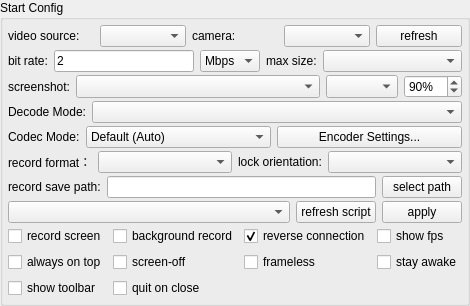
       <widget class="QGroupBox" name="configGroupBox">
        <property name="sizePolicy">
         <sizepolicy hsizetype="Preferred" vsizetype="Preferred">
          <horstretch>0</horstretch>
          <verstretch>0</verstretch>
         </sizepolicy>
        </property>
        <property name="title">
         <string>Start Config</string>
        </property>
        <layout class="QVBoxLayout" name="verticalLayout_3">
         <property name="spacing">
          <number>3</number>
         </property>
         <property name="leftMargin">
          <number>5</number>
         </property>
         <property name="topMargin">
          <number>5</number>
         </property>
         <property name="rightMargin">
          <number>5</number>
         </property>
         <property name="bottomMargin">
          <number>5</number>
         </property>
         <item>
          <widget class="QWidget" name="videoSourceWidget" native="true">
           <layout class="QHBoxLayout" name="videoSourceLayout">
            <property name="leftMargin">
             <number>0</number>
            </property>
            <property name="topMargin">
             <number>0</number>
            </property>
            <property name="rightMargin">
             <number>0</number>
            </property>
            <property name="bottomMargin">
             <number>0</number>
            </property>
            <item>
             <widget class="QLabel" name="videoSourceLabel">
              <property name="text">
               <string>video source:</string>
              </property>
             </widget>
            </item>
            <item>
             <widget class="QComboBox" name="videoSourceBox"/>
            </item>
            <item>
             <widget class="QLabel" name="cameraFacingLabel">
              <property name="text">
               <string>camera:</string>
              </property>
             </widget>
            </item>
            <item>
             <widget class="QComboBox" name="cameraFacingBox"/>
            </item>
            <item>
             <widget class="QPushButton" name="refreshCameraBtn">
              <property name="text">
               <string>refresh</string>
              </property>
             </widget>
            </item>
           </layout>
          </widget>
         </item>
         <item>
          <widget class="QWidget" name="configWidget1" native="true">
           <property name="sizePolicy">
            <sizepolicy hsizetype="Preferred" vsizetype="Preferred">
             <horstretch>0</horstretch>
             <verstretch>0</verstretch>
            </sizepolicy>
           </property>
           <layout class="QHBoxLayout" name="horizontalLayout_5">
            <property name="leftMargin">
             <number>0</number>
            </property>
            <property name="topMargin">
             <number>0</number>
            </property>
            <property name="rightMargin">
             <number>0</number>
            </property>
            <property name="bottomMargin">
             <number>0</number>
            </property>
            <item>
             <widget class="QLabel" name="label_3">
              <property name="sizePolicy">
               <sizepolicy hsizetype="Maximum" vsizetype="Preferred">
                <horstretch>0</horstretch>
                <verstretch>0</verstretch>
               </sizepolicy>
              </property>
              <property name="text">
               <string>bit rate:</string>
              </property>
             </widget>
            </item>
            <item>
             <widget class="QLineEdit" name="bitRateEdit">
              <property name="sizePolicy">
               <sizepolicy hsizetype="Preferred" vsizetype="Preferred">
                <horstretch>0</horstretch>
                <verstretch>0</verstretch>
               </sizepolicy>
              </property>
              <property name="text">
               <string notr="true">2</string>
              </property>
             </widget>
            </item>
            <item>
             <widget class="QComboBox" name="bitRateBox">
              <property name="sizePolicy">
               <sizepolicy hsizetype="Maximum" vsizetype="Preferred">
                <horstretch>0</horstretch>
                <verstretch>0</verstretch>
               </sizepolicy>
              </property>
              <property name="toolTip">
               <string/>
              </property>
              <property name="currentText">
               <string notr="true">Mbps</string>
              </property>
              <item>
               <property name="text">
                <string notr="true">Mbps</string>
               </property>
              </item>
              <item>
               <property name="text">
                <string notr="true">Kbps</string>
               </property>
              </item>
             </widget>
            </item>
            <item>
             <widget class="QLabel" name="label_4">
              <property name="sizePolicy">
               <sizepolicy hsizetype="Maximum" vsizetype="Preferred">
                <horstretch>0</horstretch>
                <verstretch>0</verstretch>
               </sizepolicy>
              </property>
              <property name="text">
               <string>max size:</string>
              </property>
             </widget>
            </item>
            <item>
             <widget class="QComboBox" name="maxSizeBox">
              <property name="sizePolicy">
               <sizepolicy hsizetype="Preferred" vsizetype="Preferred">
                <horstretch>0</horstretch>
                <verstretch>0</verstretch>
               </sizepolicy>
              </property>
              <property name="toolTip">
               <string/>
              </property>
             </widget>
            </item>
           </layout>
          </widget>
         </item>
         <item>
          <widget class="QWidget" name="configWidgetShot" native="true">
           <property name="sizePolicy">
            <sizepolicy hsizetype="Preferred" vsizetype="Preferred">
             <horstretch>0</horstretch>
             <verstretch>0</verstretch>
            </sizepolicy>
           </property>
           <layout class="QHBoxLayout" name="horizontalLayout_shot">
            <property name="leftMargin">
             <number>0</number>
            </property>
            <property name="topMargin">
             <number>0</number>
            </property>
            <property name="rightMargin">
             <number>0</number>
            </property>
            <property name="bottomMargin">
             <number>0</number>
            </property>
            <item>
             <widget class="QLabel" name="label_screenshot">
              <property name="sizePolicy">
               <sizepolicy hsizetype="Maximum" vsizetype="Preferred">
                <horstretch>0</horstretch>
                <verstretch>0</verstretch>
               </sizepolicy>
              </property>
              <property name="text">
               <string>screenshot:</string>
              </property>
             </widget>
            </item>
            <item>
             <widget class="QComboBox" name="shotSizeBox">
              <property name="sizePolicy">
               <sizepolicy hsizetype="Preferred" vsizetype="Preferred">
                <horstretch>0</horstretch>
                <verstretch>0</verstretch>
               </sizepolicy>
              </property>
              <property name="toolTip">
               <string>Limit the long side of the screenshot; width scales proportionally</string>
              </property>
             </widget>
            </item>
            <item>
             <widget class="QComboBox" name="shotFormatBox">
              <property name="sizePolicy">
               <sizepolicy hsizetype="Maximum" vsizetype="Preferred">
                <horstretch>0</horstretch>
                <verstretch>0</verstretch>
               </sizepolicy>
              </property>
              <property name="toolTip">
               <string>PNG is lossless; JPEG is much smaller</string>
              </property>
             </widget>
            </item>
            <item>
             <widget class="QSpinBox" name="shotQualitySpin">
              <property name="sizePolicy">
               <sizepolicy hsizetype="Maximum" vsizetype="Preferred">
                <horstretch>0</horstretch>
                <verstretch>0</verstretch>
               </sizepolicy>
              </property>
              <property name="toolTip">
               <string>JPEG quality (PNG ignores this)</string>
              </property>
              <property name="suffix">
               <string notr="true">%</string>
              </property>
              <property name="minimum">
               <number>10</number>
              </property>
              <property name="maximum">
               <number>100</number>
              </property>
              <property name="value">
               <number>90</number>
              </property>
             </widget>
            </item>
           </layout>
          </widget>
         </item>
         <item>
          <widget class="QWidget" name="configWidget6" native="true">
           <property name="sizePolicy">
            <sizepolicy hsizetype="Preferred" vsizetype="Preferred">
             <horstretch>0</horstretch>
             <verstretch>0</verstretch>
            </sizepolicy>
           </property>
           <layout class="QHBoxLayout" name="horizontalLayout_14">
            <property name="leftMargin">
             <number>0</number>
            </property>
            <property name="topMargin">
             <number>0</number>
            </property>
            <property name="rightMargin">
             <number>0</number>
            </property>
            <property name="bottomMargin">
             <number>0</number>
            </property>
            <item>
             <widget class="QLabel" name="decodeModeLabel">
              <property name="sizePolicy">
               <sizepolicy hsizetype="Maximum" vsizetype="Preferred">
                <horstretch>0</horstretch>
                <verstretch>0</verstretch>
               </sizepolicy>
              </property>
              <property name="text">
               <string>Decode Mode:</string>
              </property>
             </widget>
            </item>
            <item>
             <widget class="QComboBox" name="decodeModeBox">
              <property name="sizePolicy">
               <sizepolicy hsizetype="MinimumExpanding" vsizetype="Preferred">
                <horstretch>0</horstretch>
                <verstretch>0</verstretch>
               </sizepolicy>
              </property>
              <property name="toolTip">
               <string>FFmpeg: better compatibility; VideoToolbox: Apple Silicon only</string>
              </property>
             </widget>
            </item>
           </layout>
          </widget>
         </item>
         <item>
          <widget class="QWidget" name="configWidgetCodec" native="true">
           <property name="sizePolicy">
            <sizepolicy hsizetype="Preferred" vsizetype="Preferred">
             <horstretch>0</horstretch>
             <verstretch>0</verstretch>
            </sizepolicy>
           </property>
           <layout class="QHBoxLayout" name="horizontalLayout_codec">
            <property name="leftMargin">
             <number>0</number>
            </property>
            <property name="topMargin">
             <number>0</number>
            </property>
            <property name="rightMargin">
             <number>0</number>
            </property>
            <property name="bottomMargin">
             <number>0</number>
            </property>
            <item>
             <widget class="QLabel" name="label_codecMode">
              <property name="sizePolicy">
               <sizepolicy hsizetype="Maximum" vsizetype="Preferred">
                <horstretch>0</horstretch>
                <verstretch>0</verstretch>
               </sizepolicy>
              </property>
              <property name="text">
               <string>Codec Mode:</string>
              </property>
             </widget>
            </item>
            <item>
             <widget class="QComboBox" name="codecModeBox">
              <property name="sizePolicy">
               <sizepolicy hsizetype="Preferred" vsizetype="Preferred">
                <horstretch>0</horstretch>
                <verstretch>0</verstretch>
               </sizepolicy>
              </property>
              <property name="toolTip">
               <string>Encoder selection: Default uses system auto-select; presets enable vendor-specific tuning.</string>
              </property>
              <item>
               <property name="text">
                <string>Default (Auto)</string>
               </property>
              </item>
             </widget>
            </item>
            <item>
             <widget class="QPushButton" name="presetConfigBtn">
              <property name="toolTip">
               <string>Open encoder advanced settings: optimization levels for visual quality and performance.</string>
              </property>
              <property name="text">
               <string>Encoder Settings...</string>
              </property>
             </widget>
            </item>
           </layout>
          </widget>
         </item>
         <item>
          <widget class="QWidget" name="configWidget5" native="true">
           <property name="sizePolicy">
            <sizepolicy hsizetype="Preferred" vsizetype="Preferred">
             <horstretch>0</horstretch>
             <verstretch>0</verstretch>
            </sizepolicy>
           </property>
           <layout class="QHBoxLayout" name="horizontalLayout_7">
            <property name="leftMargin">
             <number>0</number>
            </property>
            <property name="topMargin">
             <number>0</number>
            </property>
            <property name="rightMargin">
             <number>0</number>
            </property>
            <property name="bottomMargin">
             <number>0</number>
            </property>
            <item>
             <widget class="QLabel" name="label_6">
              <property name="sizePolicy">
               <sizepolicy hsizetype="Maximum" vsizetype="Preferred">
                <horstretch>0</horstretch>
                <verstretch>0</verstretch>
               </sizepolicy>
              </property>
              <property name="text">
               <string>record format：</string>
              </property>
             </widget>
            </item>
            <item>
             <widget class="QComboBox" name="formatBox">
              <property name="sizePolicy">
               <sizepolicy hsizetype="Preferred" vsizetype="Preferred">
                <horstretch>0</horstretch>
                <verstretch>0</verstretch>
               </sizepolicy>
              </property>
             </widget>
            </item>
            <item>
             <widget class="QLabel" name="label_8">
              <property name="sizePolicy">
               <sizepolicy hsizetype="Maximum" vsizetype="Preferred">
                <horstretch>0</horstretch>
                <verstretch>0</verstretch>
               </sizepolicy>
              </property>
              <property name="text">
               <string>lock orientation:</string>
              </property>
             </widget>
            </item>
            <item>
             <widget class="QComboBox" name="lockOrientationBox">
              <property name="sizePolicy">
               <sizepolicy hsizetype="Preferred" vsizetype="Preferred">
                <horstretch>0</horstretch>
                <verstretch>0</verstretch>
               </sizepolicy>
              </property>
             </widget>
            </item>
           </layout>
          </widget>
         </item>
         <item>
          <widget class="QWidget" name="configWidget2" native="true">
           <property name="sizePolicy">
            <sizepolicy hsizetype="Preferred" vsizetype="Preferred">
             <horstretch>0</horstretch>
             <verstretch>0</verstretch>
            </sizepolicy>
           </property>
           <layout class="QHBoxLayout" name="horizontalLayout_6">
            <property name="leftMargin">
             <number>0</number>
            </property>
            <property name="topMargin">
             <number>0</number>
            </property>
            <property name="rightMargin">
             <number>0</number>
            </property>
            <property name="bottomMargin">
             <number>0</number>
            </property>
            <item>
             <widget class="QLabel" name="label_5">
              <property name="sizePolicy">
               <sizepolicy hsizetype="Preferred" vsizetype="Preferred">
                <horstretch>0</horstretch>
                <verstretch>0</verstretch>
               </sizepolicy>
              </property>
              <property name="text">
               <string>record save path:</string>
              </property>
              <property name="buddy">
               <cstring>recordPathEdt</cstring>
              </property>
             </widget>
            </item>
            <item>
             <widget class="QLineEdit" name="recordPathEdt">
              <property name="sizePolicy">
               <sizepolicy hsizetype="MinimumExpanding" vsizetype="Preferred">
                <horstretch>0</horstretch>
                <verstretch>0</verstretch>
               </sizepolicy>
              </property>
              <property name="readOnly">
               <bool>true</bool>
              </property>
             </widget>
            </item>
            <item>
             <widget class="QPushButton" name="selectRecordPathBtn">
              <property name="sizePolicy">
               <sizepolicy hsizetype="Preferred" vsizetype="Preferred">
                <horstretch>0</horstretch>
                <verstretch>0</verstretch>
               </sizepolicy>
              </property>
              <property name="text">
               <string>select path</string>
              </property>
              <property name="autoDefault">
               <bool>false</bool>
              </property>
             </widget>
            </item>
           </layout>
          </widget>
         </item>
         <item>
          <widget class="QWidget" name="configWidget4" native="true">
           <property name="sizePolicy">
            <sizepolicy hsizetype="Preferred" vsizetype="Preferred">
             <horstretch>0</horstretch>
             <verstretch>0</verstretch>
            </sizepolicy>
           </property>
           <layout class="QHBoxLayout" name="horizontalLayout_8">
            <property name="leftMargin">
             <number>0</number>
            </property>
            <property name="topMargin">
             <number>0</number>
            </property>
            <property name="rightMargin">
             <number>0</number>
            </property>
            <property name="bottomMargin">
             <number>0</number>
            </property>
            <item>
             <widget class="QComboBox" name="gameBox">
              <property name="sizePolicy">
               <sizepolicy hsizetype="MinimumExpanding" vsizetype="Preferred">
                <horstretch>0</horstretch>
                <verstretch>0</verstretch>
               </sizepolicy>
              </property>
             </widget>
            </item>
            <item>
             <widget class="QPushButton" name="refreshGameScriptBtn">
              <property name="sizePolicy">
               <sizepolicy hsizetype="Preferred" vsizetype="Preferred">
                <horstretch>0</horstretch>
                <verstretch>0</verstretch>
               </sizepolicy>
              </property>
              <property name="text">
               <string>refresh script</string>
              </property>
             </widget>
            </item>
            <item>
             <widget class="QPushButton" name="applyScriptBtn">
              <property name="sizePolicy">
               <sizepolicy hsizetype="Preferred" vsizetype="Preferred">
                <horstretch>0</horstretch>
                <verstretch>0</verstretch>
               </sizepolicy>
              </property>
              <property name="text">
               <string>apply</string>
              </property>
             </widget>
            </item>
           </layout>
          </widget>
         </item>
         <item>
          <widget class="QWidget" name="configWidget3" native="true">
           <property name="sizePolicy">
            <sizepolicy hsizetype="Preferred" vsizetype="Preferred">
             <horstretch>0</horstretch>
             <verstretch>0</verstretch>
            </sizepolicy>
           </property>
           <layout class="QGridLayout" name="gridLayout">
            <property name="leftMargin">
             <number>0</number>
            </property>
            <property name="topMargin">
             <number>0</number>
            </property>
            <property name="rightMargin">
             <number>0</number>
            </property>
            <property name="bottomMargin">
             <number>0</number>
            </property>
            <item row="0" column="4">
             <widget class="QCheckBox" name="fpsCheck">
              <property name="sizePolicy">
               <sizepolicy hsizetype="Preferred" vsizetype="Preferred">
                <horstretch>0</horstretch>
                <verstretch>0</verstretch>
               </sizepolicy>
              </property>
              <property name="text">
               <string>show fps</string>
              </property>
             </widget>
            </item>
            <item row="0" column="1">
             <widget class="QCheckBox" name="notDisplayCheck">
              <property name="sizePolicy">
               <sizepolicy hsizetype="Preferred" vsizetype="Preferred">
                <horstretch>0</horstretch>
                <verstretch>0</verstretch>
               </sizepolicy>
              </property>
              <property name="text">
               <string>background record</string>
              </property>
              <property name="checkable">
               <bool>false</bool>
              </property>
             </widget>
            </item>
            <item row="1" column="0">
             <widget class="QCheckBox" name="alwaysTopCheck">
              <property name="sizePolicy">
               <sizepolicy hsizetype="Preferred" vsizetype="Preferred">
                <horstretch>0</horstretch>
                <verstretch>0</verstretch>
               </sizepolicy>
              </property>
              <property name="text">
               <string>always on top</string>
              </property>
              <property name="checked">
               <bool>false</bool>
              </property>
             </widget>
            </item>
            <item row="0" column="0">
             <widget class="QCheckBox" name="recordScreenCheck">
              <property name="sizePolicy">
               <sizepolicy hsizetype="Preferred" vsizetype="Preferred">
                <horstretch>0</horstretch>
                <verstretch>0</verstretch>
               </sizepolicy>
              </property>
              <property name="text">
               <string>record screen</string>
              </property>
             </widget>
            </item>
            <item row="0" column="3">
             <widget class="QCheckBox" name="useReverseCheck">
              <property name="sizePolicy">
               <sizepolicy hsizetype="Preferred" vsizetype="Preferred">
                <horstretch>0</horstretch>
                <verstretch>0</verstretch>
               </sizepolicy>
              </property>
              <property name="text">
               <string>reverse connection</string>
              </property>
              <property name="checked">
               <bool>true</bool>
              </property>
             </widget>
            </item>
            <item row="1" column="1">
             <widget class="QCheckBox" name="closeScreenCheck">
              <property name="sizePolicy">
               <sizepolicy hsizetype="Preferred" vsizetype="Preferred">
                <horstretch>0</horstretch>
                <verstretch>0</verstretch>
               </sizepolicy>
              </property>
              <property name="text">
               <string>screen-off</string>
              </property>
             </widget>
            </item>
            <item row="1" column="3">
             <widget class="QCheckBox" name="framelessCheck">
              <property name="sizePolicy">
               <sizepolicy hsizetype="Preferred" vsizetype="Preferred">
                <horstretch>0</horstretch>
                <verstretch>0</verstretch>
               </sizepolicy>
              </property>
              <property name="text">
               <string>frameless</string>
              </property>
             </widget>
            </item>
            <item row="1" column="4">
             <widget class="QCheckBox" name="stayAwakeCheck">
              <property name="sizePolicy">
               <sizepolicy hsizetype="Preferred" vsizetype="Preferred">
                <horstretch>0</horstretch>
                <verstretch>0</verstretch>
               </sizepolicy>
              </property>
              <property name="text">
               <string>stay awake</string>
              </property>
             </widget>
            </item>
            <item row="2" column="0">
             <widget class="QCheckBox" name="showToolbar">
              <property name="text">
               <string>show toolbar</string>
              </property>
             </widget>
            </item>
            <item row="2" column="1">
             <widget class="QCheckBox" name="quitOnCloseCheck">
              <property name="toolTip">
               <string>Quit the app when the window is closed instead of hiding it to the system tray</string>
              </property>
              <property name="text">
               <string>quit on close</string>
              </property>
             </widget>
            </item>
           </layout>
          </widget>
         </item>
        </layout>
       </widget>
